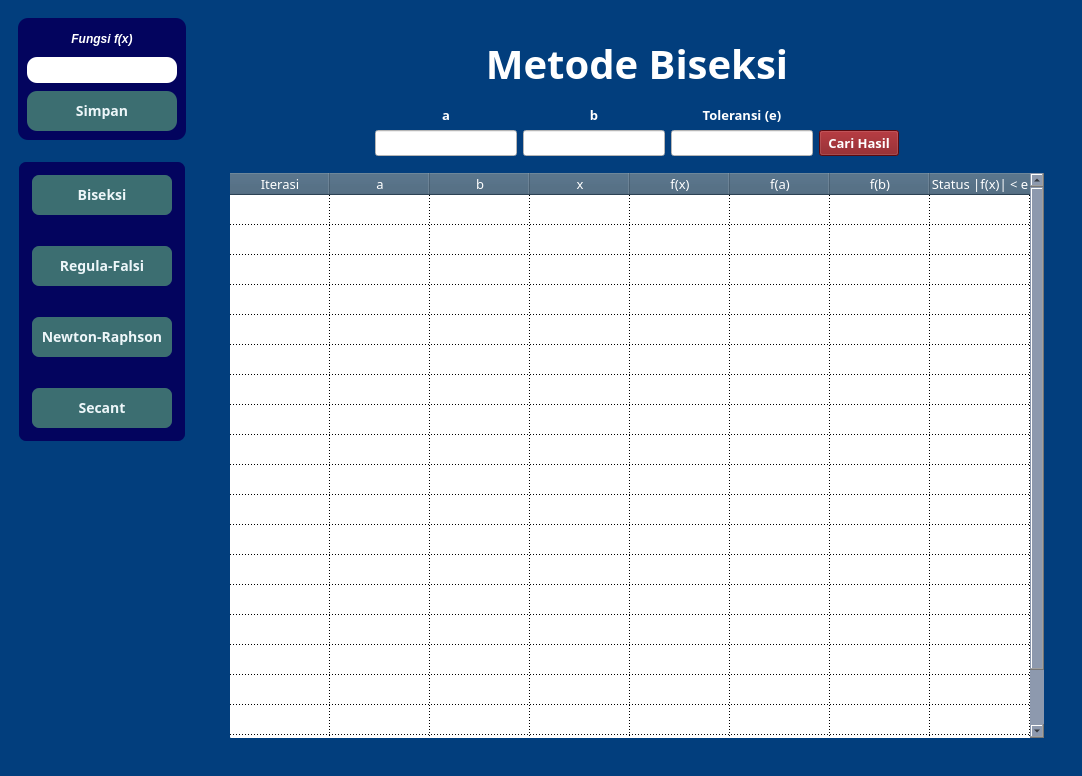
<?xml version="1.0" encoding="UTF-8"?>
<ui version="4.0">
 <class>MainWindow</class>
 <widget class="QMainWindow" name="MainWindow">
  <property name="windowModality">
   <enum>Qt::WindowModality::ApplicationModal</enum>
  </property>
  <property name="enabled">
   <bool>true</bool>
  </property>
  <property name="geometry">
   <rect>
    <x>0</x>
    <y>0</y>
    <width>1082</width>
    <height>776</height>
   </rect>
  </property>
  <property name="sizePolicy">
   <sizepolicy hsizetype="Preferred" vsizetype="Preferred">
    <horstretch>0</horstretch>
    <verstretch>0</verstretch>
   </sizepolicy>
  </property>
  <property name="minimumSize">
   <size>
    <width>774</width>
    <height>776</height>
   </size>
  </property>
  <property name="maximumSize">
   <size>
    <width>1082</width>
    <height>776</height>
   </size>
  </property>
  <property name="baseSize">
   <size>
    <width>1082</width>
    <height>784</height>
   </size>
  </property>
  <property name="font">
   <font>
    <family>Vazirmatn</family>
    <pointsize>10</pointsize>
   </font>
  </property>
  <property name="mouseTracking">
   <bool>true</bool>
  </property>
  <property name="contextMenuPolicy">
   <enum>Qt::ContextMenuPolicy::PreventContextMenu</enum>
  </property>
  <property name="windowTitle">
   <string>Perhitungan Non-Linear</string>
  </property>
  <property name="autoFillBackground">
   <bool>false</bool>
  </property>
  <property name="styleSheet">
   <string notr="true">QWidget{
background-color: #023e7d;
}
QLabel{
color: white;
}
QLineEdit{
background-color: white;
color: black;
}
QTableWidget{
background-color: white;
color: black;
gridline-color: black;
font: 13px;
}
QHeaderView::section{
background-color:#3e5c76;
color: white;
font: 13px;
font-weight: medium;
}
QScrollBar:vertical{
background: #8d99ae;
}
QScrollBar:horizontal{
background: #8d99ae;
}</string>
  </property>
  <property name="toolButtonStyle">
   <enum>Qt::ToolButtonStyle::ToolButtonTextOnly</enum>
  </property>
  <property name="tabShape">
   <enum>QTabWidget::TabShape::Triangular</enum>
  </property>
  <widget class="QWidget" name="centralwidget">
   <property name="sizePolicy">
    <sizepolicy hsizetype="Preferred" vsizetype="Preferred">
     <horstretch>0</horstretch>
     <verstretch>0</verstretch>
    </sizepolicy>
   </property>
   <property name="minimumSize">
    <size>
     <width>670</width>
     <height>450</height>
    </size>
   </property>
   <property name="maximumSize">
    <size>
     <width>1082</width>
     <height>776</height>
    </size>
   </property>
   <property name="baseSize">
    <size>
     <width>1082</width>
     <height>776</height>
    </size>
   </property>
   <layout class="QHBoxLayout" name="horizontalLayout">
    <item alignment="Qt::AlignmentFlag::AlignLeft|Qt::AlignmentFlag::AlignTop">
     <widget class="QWidget" name="pilihMetode" native="true">
      <property name="sizePolicy">
       <sizepolicy hsizetype="Preferred" vsizetype="Preferred">
        <horstretch>0</horstretch>
        <verstretch>0</verstretch>
       </sizepolicy>
      </property>
      <property name="styleSheet">
       <string notr="true"/>
      </property>
      <layout class="QVBoxLayout" name="verticalLayout_2">
       <item>
        <widget class="QWidget" name="widget_2" native="true">
         <property name="sizePolicy">
          <sizepolicy hsizetype="Expanding" vsizetype="Expanding">
           <horstretch>0</horstretch>
           <verstretch>0</verstretch>
          </sizepolicy>
         </property>
         <property name="styleSheet">
          <string notr="true">QWidget{
background-color: #03045e;
border-radius: 10px;
padding:5;
}
QPushButton{
background-color: #3c6e71;
color: #edf6f9;
font: 14px;
font-weight: bold;
font-family: Varzitsmant;
width: 140px;
height: 30px;
}
QLineEdit{
background-color: white;
color: black;
}
QPushButton:pressed{
background-color: #83c5be;
}</string>
         </property>
         <layout class="QVBoxLayout" name="verticalLayout_5">
          <item alignment="Qt::AlignmentFlag::AlignTop">
           <widget class="QLabel" name="label_9">
            <property name="font">
             <font>
              <italic>true</italic>
              <bold>true</bold>
             </font>
            </property>
            <property name="text">
             <string>Fungsi f(x)</string>
            </property>
            <property name="alignment">
             <set>Qt::AlignmentFlag::AlignCenter</set>
            </property>
           </widget>
          </item>
          <item>
           <widget class="QLineEdit" name="ketikFungsi">
            <property name="font">
             <font>
              <bold>true</bold>
             </font>
            </property>
            <property name="toolTip">
             <string>&lt;!DOCTYPE HTML PUBLIC &quot;-//W3C//DTD HTML 4.0//EN&quot; &quot;http://www.w3.org/TR/REC-html40/strict.dtd&quot;&gt;
&lt;html&gt;&lt;head&gt;&lt;meta name=&quot;qrichtext&quot; content=&quot;1&quot; /&gt;&lt;meta charset=&quot;utf-8&quot; /&gt;&lt;style type=&quot;text/css&quot;&gt;
p, li { white-space: pre-wrap; }
hr { height: 1px; border-width: 0; }
li.unchecked::marker { content: &quot;\2610&quot;; }
li.checked::marker { content: &quot;\2612&quot;; }
&lt;/style&gt;&lt;/head&gt;&lt;body style=&quot; font-family:'Noto Sans'; font-size:10pt; font-weight:400; font-style:normal;&quot;&gt;
&lt;p style=&quot; margin-top:12px; margin-bottom:12px; margin-left:0px; margin-right:0px; -qt-block-indent:0; text-indent:0px;&quot;&gt;&lt;span style=&quot; font-family:'Cantarell'; font-size:11pt; font-style:italic;&quot;&gt;Masukkan fungsi non-linear (harus dalam format Python)&lt;/span&gt;&lt;/p&gt;&lt;/body&gt;&lt;/html&gt;</string>
            </property>
           </widget>
          </item>
          <item>
           <spacer name="verticalSpacer_4">
            <property name="orientation">
             <enum>Qt::Orientation::Vertical</enum>
            </property>
            <property name="sizeHint" stdset="0">
             <size>
              <width>20</width>
              <height>2</height>
             </size>
            </property>
           </spacer>
          </item>
          <item>
           <widget class="QPushButton" name="simpanFungsi">
            <property name="font">
             <font>
              <family>Varzitsmant</family>
              <pointsize>-1</pointsize>
              <italic>false</italic>
              <bold>true</bold>
             </font>
            </property>
            <property name="text">
             <string>Simpan</string>
            </property>
           </widget>
          </item>
         </layout>
        </widget>
       </item>
       <item>
        <spacer name="verticalSpacer_5">
         <property name="orientation">
          <enum>Qt::Orientation::Vertical</enum>
         </property>
         <property name="sizeHint" stdset="0">
          <size>
           <width>20</width>
           <height>15</height>
          </size>
         </property>
        </spacer>
       </item>
       <item alignment="Qt::AlignmentFlag::AlignHCenter|Qt::AlignmentFlag::AlignBottom">
        <widget class="QWidget" name="widget" native="true">
         <property name="sizePolicy">
          <sizepolicy hsizetype="Preferred" vsizetype="Preferred">
           <horstretch>0</horstretch>
           <verstretch>0</verstretch>
          </sizepolicy>
         </property>
         <property name="font">
          <font>
           <bold>true</bold>
          </font>
         </property>
         <property name="styleSheet">
          <string notr="true">QWidget{
border-radius: 7px;
background-color: #03045e;
margin: 1;
}
QPushButton{
background-color: #3c6e71;
color: #edf6f9;
font: 14px;
font-family: Varzitsmant;
font-weight: bold;
width: 140px;
height: 40;
margin: 5;
}
QLineEdit{
background-color: white;
}
QPushButton:pressed {
background-color: #83c5be;
}</string>
         </property>
         <layout class="QVBoxLayout" name="verticalLayout_4">
          <item>
           <widget class="QPushButton" name="tombolBiseksi">
            <property name="sizePolicy">
             <sizepolicy hsizetype="Expanding" vsizetype="Expanding">
              <horstretch>0</horstretch>
              <verstretch>0</verstretch>
             </sizepolicy>
            </property>
            <property name="font">
             <font>
              <family>Varzitsmant</family>
              <pointsize>-1</pointsize>
              <italic>false</italic>
              <bold>true</bold>
             </font>
            </property>
            <property name="text">
             <string>Biseksi</string>
            </property>
            <property name="checkable">
             <bool>false</bool>
            </property>
           </widget>
          </item>
          <item>
           <spacer name="verticalSpacer">
            <property name="sizePolicy">
             <sizepolicy hsizetype="Expanding" vsizetype="Expanding">
              <horstretch>0</horstretch>
              <verstretch>0</verstretch>
             </sizepolicy>
            </property>
            <property name="font">
             <font>
              <bold>true</bold>
             </font>
            </property>
            <property name="orientation">
             <enum>Qt::Orientation::Vertical</enum>
            </property>
            <property name="sizeHint" stdset="0">
             <size>
              <width>20</width>
              <height>15</height>
             </size>
            </property>
           </spacer>
          </item>
          <item>
           <widget class="QPushButton" name="tombolRegulaFalsi">
            <property name="sizePolicy">
             <sizepolicy hsizetype="Expanding" vsizetype="Expanding">
              <horstretch>0</horstretch>
              <verstretch>0</verstretch>
             </sizepolicy>
            </property>
            <property name="font">
             <font>
              <family>Varzitsmant</family>
              <pointsize>-1</pointsize>
              <italic>false</italic>
              <bold>true</bold>
             </font>
            </property>
            <property name="text">
             <string>Regula-Falsi</string>
            </property>
            <property name="checkable">
             <bool>false</bool>
            </property>
           </widget>
          </item>
          <item>
           <spacer name="verticalSpacer_2">
            <property name="sizePolicy">
             <sizepolicy hsizetype="Expanding" vsizetype="Expanding">
              <horstretch>0</horstretch>
              <verstretch>0</verstretch>
             </sizepolicy>
            </property>
            <property name="font">
             <font>
              <bold>true</bold>
             </font>
            </property>
            <property name="orientation">
             <enum>Qt::Orientation::Vertical</enum>
            </property>
            <property name="sizeHint" stdset="0">
             <size>
              <width>20</width>
              <height>15</height>
             </size>
            </property>
           </spacer>
          </item>
          <item>
           <widget class="QPushButton" name="tombolNewtonRaphson">
            <property name="sizePolicy">
             <sizepolicy hsizetype="Expanding" vsizetype="Expanding">
              <horstretch>0</horstretch>
              <verstretch>0</verstretch>
             </sizepolicy>
            </property>
            <property name="font">
             <font>
              <family>Varzitsmant</family>
              <pointsize>-1</pointsize>
              <italic>false</italic>
              <bold>true</bold>
             </font>
            </property>
            <property name="text">
             <string>Newton-Raphson</string>
            </property>
            <property name="checkable">
             <bool>false</bool>
            </property>
           </widget>
          </item>
          <item>
           <spacer name="verticalSpacer_3">
            <property name="sizePolicy">
             <sizepolicy hsizetype="Expanding" vsizetype="Expanding">
              <horstretch>0</horstretch>
              <verstretch>0</verstretch>
             </sizepolicy>
            </property>
            <property name="font">
             <font>
              <bold>true</bold>
             </font>
            </property>
            <property name="orientation">
             <enum>Qt::Orientation::Vertical</enum>
            </property>
            <property name="sizeHint" stdset="0">
             <size>
              <width>20</width>
              <height>15</height>
             </size>
            </property>
           </spacer>
          </item>
          <item>
           <widget class="QPushButton" name="tombolSecant">
            <property name="sizePolicy">
             <sizepolicy hsizetype="Expanding" vsizetype="Expanding">
              <horstretch>0</horstretch>
              <verstretch>0</verstretch>
             </sizepolicy>
            </property>
            <property name="font">
             <font>
              <family>Varzitsmant</family>
              <pointsize>-1</pointsize>
              <italic>false</italic>
              <bold>true</bold>
             </font>
            </property>
            <property name="text">
             <string>Secant</string>
            </property>
            <property name="checkable">
             <bool>false</bool>
            </property>
           </widget>
          </item>
         </layout>
        </widget>
       </item>
      </layout>
     </widget>
    </item>
    <item>
     <widget class="QWidget" name="tempatMetode" native="true">
      <property name="styleSheet">
       <string notr="true">QPushButton{
background-color: #800e13;
color: white;
font-family: Varzitsmant;
}
QWidget{
font: Varzitsmant 10;
font-weight: bold;
}
QTableWidget{
margin:2;
border-radius: 1;
}</string>
      </property>
      <layout class="QVBoxLayout" name="verticalLayout_6">
       <item>
        <widget class="QStackedWidget" name="stackedWidget">
         <property name="sizePolicy">
          <sizepolicy hsizetype="Expanding" vsizetype="Expanding">
           <horstretch>0</horstretch>
           <verstretch>0</verstretch>
          </sizepolicy>
         </property>
         <property name="currentIndex">
          <number>0</number>
         </property>
         <widget class="QWidget" name="halamanBiseksi">
          <property name="sizePolicy">
           <sizepolicy hsizetype="Expanding" vsizetype="Expanding">
            <horstretch>0</horstretch>
            <verstretch>0</verstretch>
           </sizepolicy>
          </property>
          <layout class="QVBoxLayout" name="verticalLayout_7">
           <item>
            <widget class="QWidget" name="widget_3" native="true">
             <layout class="QVBoxLayout" name="verticalLayout">
              <item alignment="Qt::AlignmentFlag::AlignTop">
               <widget class="QLabel" name="label_2">
                <property name="sizePolicy">
                 <sizepolicy hsizetype="Expanding" vsizetype="Expanding">
                  <horstretch>0</horstretch>
                  <verstretch>0</verstretch>
                 </sizepolicy>
                </property>
                <property name="font">
                 <font>
                  <family>10</family>
                  <pointsize>30</pointsize>
                  <italic>false</italic>
                  <bold>true</bold>
                 </font>
                </property>
                <property name="text">
                 <string>Metode Biseksi</string>
                </property>
                <property name="alignment">
                 <set>Qt::AlignmentFlag::AlignCenter</set>
                </property>
               </widget>
              </item>
              <item alignment="Qt::AlignmentFlag::AlignHCenter">
               <widget class="QWidget" name="widget_7" native="true">
                <property name="font">
                 <font>
                  <family>10</family>
                  <pointsize>10</pointsize>
                  <italic>false</italic>
                  <bold>true</bold>
                 </font>
                </property>
                <layout class="QGridLayout" name="gridLayout">
                 <item row="0" column="2">
                  <widget class="QLabel" name="labelTolBiseksi">
                   <property name="text">
                    <string>Toleransi (e)</string>
                   </property>
                   <property name="alignment">
                    <set>Qt::AlignmentFlag::AlignCenter</set>
                   </property>
                  </widget>
                 </item>
                 <item row="0" column="1">
                  <widget class="QLabel" name="labelBBiseksi">
                   <property name="text">
                    <string>b</string>
                   </property>
                   <property name="alignment">
                    <set>Qt::AlignmentFlag::AlignCenter</set>
                   </property>
                  </widget>
                 </item>
                 <item row="1" column="2">
                  <widget class="QLineEdit" name="toleransiBiseksi"/>
                 </item>
                 <item row="1" column="0">
                  <widget class="QLineEdit" name="aBiseksi"/>
                 </item>
                 <item row="0" column="0">
                  <widget class="QLabel" name="labelABiseksi">
                   <property name="text">
                    <string>a</string>
                   </property>
                   <property name="alignment">
                    <set>Qt::AlignmentFlag::AlignCenter</set>
                   </property>
                  </widget>
                 </item>
                 <item row="1" column="1">
                  <widget class="QLineEdit" name="bBiseksi"/>
                 </item>
                 <item row="1" column="3">
                  <widget class="QPushButton" name="cariHasilBiseksi">
                   <property name="text">
                    <string>Cari Hasil</string>
                   </property>
                  </widget>
                 </item>
                </layout>
               </widget>
              </item>
              <item>
               <widget class="QTableWidget" name="tabelBiseksi">
                <property name="font">
                 <font>
                  <family>10</family>
                  <pointsize>-1</pointsize>
                  <italic>false</italic>
                  <bold>true</bold>
                 </font>
                </property>
                <property name="frameShape">
                 <enum>QFrame::Shape::HLine</enum>
                </property>
                <property name="frameShadow">
                 <enum>QFrame::Shadow::Sunken</enum>
                </property>
                <property name="showGrid">
                 <bool>true</bool>
                </property>
                <property name="gridStyle">
                 <enum>Qt::PenStyle::DotLine</enum>
                </property>
                <property name="sortingEnabled">
                 <bool>false</bool>
                </property>
                <property name="wordWrap">
                 <bool>true</bool>
                </property>
                <property name="cornerButtonEnabled">
                 <bool>true</bool>
                </property>
                <property name="rowCount">
                 <number>20</number>
                </property>
                <attribute name="horizontalHeaderShowSortIndicator" stdset="0">
                 <bool>false</bool>
                </attribute>
                <attribute name="verticalHeaderVisible">
                 <bool>false</bool>
                </attribute>
                <row/>
                <row/>
                <row/>
                <row/>
                <row/>
                <row/>
                <row/>
                <row/>
                <row/>
                <row/>
                <row/>
                <row/>
                <row/>
                <row/>
                <row/>
                <row/>
                <row/>
                <row/>
                <row/>
                <row/>
                <column>
                 <property name="text">
                  <string>Iterasi</string>
                 </property>
                </column>
                <column>
                 <property name="text">
                  <string>a</string>
                 </property>
                </column>
                <column>
                 <property name="text">
                  <string>b</string>
                 </property>
                </column>
                <column>
                 <property name="text">
                  <string>x</string>
                 </property>
                </column>
                <column>
                 <property name="text">
                  <string>f(x)</string>
                 </property>
                </column>
                <column>
                 <property name="text">
                  <string>f(a)</string>
                 </property>
                </column>
                <column>
                 <property name="text">
                  <string>f(b)</string>
                 </property>
                </column>
                <column>
                 <property name="text">
                  <string>Status |f(x)| &lt; e</string>
                 </property>
                </column>
               </widget>
              </item>
             </layout>
            </widget>
           </item>
          </layout>
         </widget>
         <widget class="QWidget" name="halamanNewtonRaphson">
          <property name="sizePolicy">
           <sizepolicy hsizetype="Expanding" vsizetype="Expanding">
            <horstretch>0</horstretch>
            <verstretch>0</verstretch>
           </sizepolicy>
          </property>
          <layout class="QVBoxLayout" name="verticalLayout_9">
           <item>
            <widget class="QWidget" name="widget_4" native="true">
             <layout class="QVBoxLayout" name="verticalLayout_11">
              <item alignment="Qt::AlignmentFlag::AlignTop">
               <widget class="QLabel" name="label_3">
                <property name="sizePolicy">
                 <sizepolicy hsizetype="Expanding" vsizetype="Expanding">
                  <horstretch>0</horstretch>
                  <verstretch>0</verstretch>
                 </sizepolicy>
                </property>
                <property name="font">
                 <font>
                  <family>10</family>
                  <pointsize>30</pointsize>
                  <italic>false</italic>
                  <bold>true</bold>
                 </font>
                </property>
                <property name="text">
                 <string>Metode Newton-Raphson</string>
                </property>
                <property name="alignment">
                 <set>Qt::AlignmentFlag::AlignCenter</set>
                </property>
               </widget>
              </item>
              <item alignment="Qt::AlignmentFlag::AlignHCenter">
               <widget class="QWidget" name="widget_8" native="true">
                <property name="font">
                 <font>
                  <family>10</family>
                  <pointsize>10</pointsize>
                  <italic>false</italic>
                  <bold>true</bold>
                 </font>
                </property>
                <layout class="QGridLayout" name="gridLayout_2">
                 <item row="1" column="2">
                  <widget class="QPushButton" name="cariHasilNewtonRaphson">
                   <property name="text">
                    <string>Cari Hasil</string>
                   </property>
                  </widget>
                 </item>
                 <item row="0" column="0">
                  <widget class="QLabel" name="labelxNewRap">
                   <property name="text">
                    <string>x</string>
                   </property>
                   <property name="alignment">
                    <set>Qt::AlignmentFlag::AlignCenter</set>
                   </property>
                  </widget>
                 </item>
                 <item row="1" column="0">
                  <widget class="QLineEdit" name="xNewtonRaphson"/>
                 </item>
                 <item row="1" column="1">
                  <widget class="QLineEdit" name="toleransiNewtonRaphson"/>
                 </item>
                 <item row="0" column="1" alignment="Qt::AlignmentFlag::AlignHCenter">
                  <widget class="QLabel" name="label_6">
                   <property name="text">
                    <string>Toleransi (e)</string>
                   </property>
                  </widget>
                 </item>
                </layout>
               </widget>
              </item>
              <item alignment="Qt::AlignmentFlag::AlignHCenter">
               <widget class="QTableWidget" name="tabelNewtonRaphson">
                <property name="minimumSize">
                 <size>
                  <width>518</width>
                  <height>0</height>
                 </size>
                </property>
                <property name="font">
                 <font>
                  <family>10</family>
                  <pointsize>-1</pointsize>
                  <italic>false</italic>
                  <bold>true</bold>
                 </font>
                </property>
                <property name="frameShape">
                 <enum>QFrame::Shape::HLine</enum>
                </property>
                <property name="frameShadow">
                 <enum>QFrame::Shadow::Sunken</enum>
                </property>
                <property name="verticalScrollBarPolicy">
                 <enum>Qt::ScrollBarPolicy::ScrollBarAsNeeded</enum>
                </property>
                <property name="horizontalScrollBarPolicy">
                 <enum>Qt::ScrollBarPolicy::ScrollBarAsNeeded</enum>
                </property>
                <property name="sizeAdjustPolicy">
                 <enum>QAbstractScrollArea::SizeAdjustPolicy::AdjustIgnored</enum>
                </property>
                <property name="showGrid">
                 <bool>true</bool>
                </property>
                <property name="gridStyle">
                 <enum>Qt::PenStyle::DotLine</enum>
                </property>
                <property name="sortingEnabled">
                 <bool>false</bool>
                </property>
                <property name="wordWrap">
                 <bool>true</bool>
                </property>
                <property name="cornerButtonEnabled">
                 <bool>true</bool>
                </property>
                <property name="rowCount">
                 <number>21</number>
                </property>
                <attribute name="horizontalHeaderShowSortIndicator" stdset="0">
                 <bool>false</bool>
                </attribute>
                <attribute name="verticalHeaderVisible">
                 <bool>false</bool>
                </attribute>
                <row/>
                <row/>
                <row/>
                <row/>
                <row/>
                <row/>
                <row/>
                <row/>
                <row/>
                <row/>
                <row/>
                <row/>
                <row/>
                <row/>
                <row/>
                <row/>
                <row/>
                <row/>
                <row/>
                <row/>
                <row/>
                <column>
                 <property name="text">
                  <string>Iterasi</string>
                 </property>
                </column>
                <column>
                 <property name="text">
                  <string>x</string>
                 </property>
                </column>
                <column>
                 <property name="text">
                  <string>f(x)</string>
                 </property>
                </column>
                <column>
                 <property name="text">
                  <string>f'(x)</string>
                 </property>
                </column>
                <column>
                 <property name="text">
                  <string>Status |f(x)| &lt; e</string>
                 </property>
                </column>
               </widget>
              </item>
             </layout>
            </widget>
           </item>
          </layout>
         </widget>
         <widget class="QWidget" name="halamanSecant">
          <property name="sizePolicy">
           <sizepolicy hsizetype="Expanding" vsizetype="Expanding">
            <horstretch>0</horstretch>
            <verstretch>0</verstretch>
           </sizepolicy>
          </property>
          <property name="minimumSize">
           <size>
            <width>0</width>
            <height>0</height>
           </size>
          </property>
          <layout class="QVBoxLayout" name="verticalLayout_8">
           <item>
            <widget class="QWidget" name="widget_6" native="true">
             <layout class="QVBoxLayout" name="verticalLayout_3">
              <item alignment="Qt::AlignmentFlag::AlignTop">
               <widget class="QLabel" name="label_5">
                <property name="sizePolicy">
                 <sizepolicy hsizetype="Expanding" vsizetype="Expanding">
                  <horstretch>0</horstretch>
                  <verstretch>0</verstretch>
                 </sizepolicy>
                </property>
                <property name="font">
                 <font>
                  <family>10</family>
                  <pointsize>30</pointsize>
                  <italic>false</italic>
                  <bold>true</bold>
                 </font>
                </property>
                <property name="text">
                 <string>Metode Secant</string>
                </property>
                <property name="alignment">
                 <set>Qt::AlignmentFlag::AlignCenter</set>
                </property>
               </widget>
              </item>
              <item alignment="Qt::AlignmentFlag::AlignHCenter">
               <widget class="QWidget" name="widget_10" native="true">
                <property name="font">
                 <font>
                  <family>10</family>
                  <pointsize>10</pointsize>
                  <italic>false</italic>
                  <bold>true</bold>
                 </font>
                </property>
                <layout class="QGridLayout" name="gridLayout_4">
                 <item row="0" column="1">
                  <widget class="QLabel" name="label_8">
                   <property name="text">
                    <string>x1</string>
                   </property>
                   <property name="alignment">
                    <set>Qt::AlignmentFlag::AlignCenter</set>
                   </property>
                  </widget>
                 </item>
                 <item row="1" column="2">
                  <widget class="QLineEdit" name="toleransiSecant"/>
                 </item>
                 <item row="0" column="2">
                  <widget class="QLabel" name="label_13">
                   <property name="text">
                    <string>Toleransi (e)</string>
                   </property>
                   <property name="alignment">
                    <set>Qt::AlignmentFlag::AlignCenter</set>
                   </property>
                  </widget>
                 </item>
                 <item row="0" column="0">
                  <widget class="QLabel" name="label_7">
                   <property name="text">
                    <string>x0</string>
                   </property>
                   <property name="alignment">
                    <set>Qt::AlignmentFlag::AlignCenter</set>
                   </property>
                  </widget>
                 </item>
                 <item row="1" column="0">
                  <widget class="QLineEdit" name="x0Secant"/>
                 </item>
                 <item row="1" column="3">
                  <widget class="QPushButton" name="cariHasilSecant">
                   <property name="text">
                    <string>Cari Hasil</string>
                   </property>
                  </widget>
                 </item>
                 <item row="1" column="1">
                  <widget class="QLineEdit" name="x1Secant"/>
                 </item>
                </layout>
               </widget>
              </item>
              <item alignment="Qt::AlignmentFlag::AlignHCenter">
               <widget class="QTableWidget" name="tabelSecant">
                <property name="enabled">
                 <bool>true</bool>
                </property>
                <property name="sizePolicy">
                 <sizepolicy hsizetype="Expanding" vsizetype="Expanding">
                  <horstretch>0</horstretch>
                  <verstretch>0</verstretch>
                 </sizepolicy>
                </property>
                <property name="minimumSize">
                 <size>
                  <width>418</width>
                  <height>0</height>
                 </size>
                </property>
                <property name="maximumSize">
                 <size>
                  <width>16777215</width>
                  <height>16777215</height>
                 </size>
                </property>
                <property name="font">
                 <font>
                  <family>10</family>
                  <pointsize>-1</pointsize>
                  <italic>false</italic>
                  <bold>true</bold>
                 </font>
                </property>
                <property name="frameShape">
                 <enum>QFrame::Shape::HLine</enum>
                </property>
                <property name="verticalScrollBarPolicy">
                 <enum>Qt::ScrollBarPolicy::ScrollBarAsNeeded</enum>
                </property>
                <property name="horizontalScrollBarPolicy">
                 <enum>Qt::ScrollBarPolicy::ScrollBarAsNeeded</enum>
                </property>
                <property name="sizeAdjustPolicy">
                 <enum>QAbstractScrollArea::SizeAdjustPolicy::AdjustIgnored</enum>
                </property>
                <property name="gridStyle">
                 <enum>Qt::PenStyle::DotLine</enum>
                </property>
                <property name="rowCount">
                 <number>21</number>
                </property>
                <attribute name="verticalHeaderVisible">
                 <bool>false</bool>
                </attribute>
                <row/>
                <row/>
                <row/>
                <row/>
                <row/>
                <row/>
                <row/>
                <row/>
                <row/>
                <row/>
                <row/>
                <row/>
                <row/>
                <row/>
                <row/>
                <row/>
                <row/>
                <row/>
                <row/>
                <row/>
                <row/>
                <column>
                 <property name="text">
                  <string>Iterasi</string>
                 </property>
                </column>
                <column>
                 <property name="text">
                  <string>x</string>
                 </property>
                </column>
                <column>
                 <property name="text">
                  <string>y/f(x)</string>
                 </property>
                </column>
                <column>
                 <property name="text">
                  <string>Status |f(x)| &lt; e</string>
                 </property>
                </column>
               </widget>
              </item>
             </layout>
            </widget>
           </item>
          </layout>
         </widget>
         <widget class="QWidget" name="halamanRegulaFalsi">
          <property name="sizePolicy">
           <sizepolicy hsizetype="Expanding" vsizetype="Expanding">
            <horstretch>0</horstretch>
            <verstretch>0</verstretch>
           </sizepolicy>
          </property>
          <layout class="QVBoxLayout" name="verticalLayout_10">
           <item>
            <widget class="QWidget" name="widget_5" native="true">
             <layout class="QVBoxLayout" name="verticalLayout_12">
              <item alignment="Qt::AlignmentFlag::AlignHCenter">
               <widget class="QLabel" name="label_4">
                <property name="sizePolicy">
                 <sizepolicy hsizetype="Expanding" vsizetype="Preferred">
                  <horstretch>0</horstretch>
                  <verstretch>0</verstretch>
                 </sizepolicy>
                </property>
                <property name="font">
                 <font>
                  <family>10</family>
                  <pointsize>30</pointsize>
                  <italic>false</italic>
                  <bold>true</bold>
                 </font>
                </property>
                <property name="text">
                 <string>Metode Regula-Falsi</string>
                </property>
               </widget>
              </item>
              <item alignment="Qt::AlignmentFlag::AlignHCenter">
               <widget class="QWidget" name="widget_9" native="true">
                <property name="font">
                 <font>
                  <family>10</family>
                  <pointsize>10</pointsize>
                  <italic>false</italic>
                  <bold>true</bold>
                 </font>
                </property>
                <layout class="QGridLayout" name="gridLayout_3">
                 <item row="1" column="0">
                  <widget class="QLineEdit" name="aRegulaFalsi"/>
                 </item>
                 <item row="1" column="2">
                  <widget class="QLineEdit" name="toleransiRegulaFalsi"/>
                 </item>
                 <item row="0" column="1">
                  <widget class="QLabel" name="label_11">
                   <property name="text">
                    <string>b</string>
                   </property>
                   <property name="alignment">
                    <set>Qt::AlignmentFlag::AlignCenter</set>
                   </property>
                  </widget>
                 </item>
                 <item row="0" column="2">
                  <widget class="QLabel" name="label_12">
                   <property name="text">
                    <string>Toleransi (e)</string>
                   </property>
                   <property name="alignment">
                    <set>Qt::AlignmentFlag::AlignCenter</set>
                   </property>
                  </widget>
                 </item>
                 <item row="0" column="0">
                  <widget class="QLabel" name="label_10">
                   <property name="text">
                    <string>a</string>
                   </property>
                   <property name="alignment">
                    <set>Qt::AlignmentFlag::AlignCenter</set>
                   </property>
                  </widget>
                 </item>
                 <item row="1" column="1">
                  <widget class="QLineEdit" name="bRegulaFalsi"/>
                 </item>
                 <item row="1" column="3">
                  <widget class="QPushButton" name="cariHasilRegulaFalsi">
                   <property name="text">
                    <string>Cari Hasil</string>
                   </property>
                  </widget>
                 </item>
                </layout>
               </widget>
              </item>
              <item>
               <widget class="QTableWidget" name="tabelRegulaFalsi">
                <property name="font">
                 <font>
                  <family>10</family>
                  <pointsize>-1</pointsize>
                  <italic>false</italic>
                  <bold>true</bold>
                 </font>
                </property>
                <property name="frameShape">
                 <enum>QFrame::Shape::HLine</enum>
                </property>
                <property name="gridStyle">
                 <enum>Qt::PenStyle::DotLine</enum>
                </property>
                <property name="rowCount">
                 <number>20</number>
                </property>
                <attribute name="verticalHeaderVisible">
                 <bool>false</bool>
                </attribute>
                <row/>
                <row/>
                <row/>
                <row/>
                <row/>
                <row/>
                <row/>
                <row/>
                <row/>
                <row/>
                <row/>
                <row/>
                <row/>
                <row/>
                <row/>
                <row/>
                <row/>
                <row/>
                <row/>
                <row/>
                <column>
                 <property name="text">
                  <string>Iterasi</string>
                 </property>
                </column>
                <column>
                 <property name="text">
                  <string>a</string>
                 </property>
                </column>
                <column>
                 <property name="text">
                  <string>b</string>
                 </property>
                </column>
                <column>
                 <property name="text">
                  <string>x</string>
                 </property>
                </column>
                <column>
                 <property name="text">
                  <string>f(x)</string>
                 </property>
                </column>
                <column>
                 <property name="text">
                  <string>f(a)</string>
                 </property>
                </column>
                <column>
                 <property name="text">
                  <string>f(b)</string>
                 </property>
                </column>
                <column>
                 <property name="text">
                  <string>Status |f(x)| &lt; e</string>
                 </property>
                </column>
               </widget>
              </item>
             </layout>
            </widget>
           </item>
          </layout>
         </widget>
        </widget>
       </item>
      </layout>
     </widget>
    </item>
   </layout>
  </widget>
 </widget>
 <resources/>
 <connections/>
</ui>
